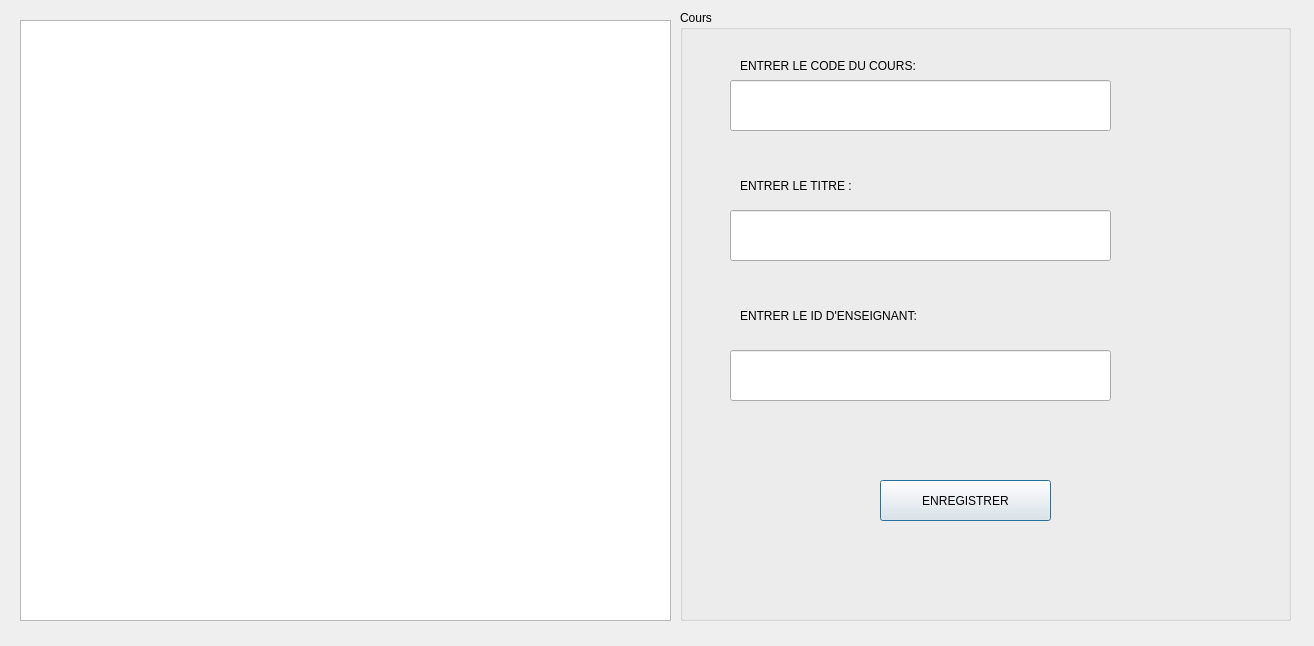
<?xml version="1.0" encoding="UTF-8"?>
<ui version="4.0">
 <class>Cours</class>
 <widget class="QDialog" name="Cours">
  <property name="geometry">
   <rect>
    <x>0</x>
    <y>0</y>
    <width>1314</width>
    <height>646</height>
   </rect>
  </property>
  <property name="windowTitle">
   <string>Dialog</string>
  </property>
  <widget class="QGroupBox" name="groupBox">
   <property name="geometry">
    <rect>
     <x>680</x>
     <y>10</y>
     <width>611</width>
     <height>611</height>
    </rect>
   </property>
   <property name="title">
    <string>Cours</string>
   </property>
   <widget class="QPushButton" name="pushButton">
    <property name="geometry">
     <rect>
      <x>200</x>
      <y>470</y>
      <width>171</width>
      <height>41</height>
     </rect>
    </property>
    <property name="text">
     <string>ENREGISTRER</string>
    </property>
   </widget>
   <widget class="QLabel" name="label">
    <property name="geometry">
     <rect>
      <x>60</x>
      <y>40</y>
      <width>431</width>
      <height>31</height>
     </rect>
    </property>
    <property name="text">
     <string>ENTRER LE CODE DU COURS:</string>
    </property>
   </widget>
   <widget class="QLabel" name="label_2">
    <property name="geometry">
     <rect>
      <x>60</x>
      <y>160</y>
      <width>431</width>
      <height>31</height>
     </rect>
    </property>
    <property name="text">
     <string>ENTRER LE TITRE :</string>
    </property>
   </widget>
   <widget class="QLabel" name="label_3">
    <property name="geometry">
     <rect>
      <x>60</x>
      <y>290</y>
      <width>431</width>
      <height>31</height>
     </rect>
    </property>
    <property name="text">
     <string>ENTRER LE ID D'ENSEIGNANT:</string>
    </property>
   </widget>
   <widget class="QLineEdit" name="lineEdit">
    <property name="geometry">
     <rect>
      <x>50</x>
      <y>70</y>
      <width>381</width>
      <height>51</height>
     </rect>
    </property>
   </widget>
   <widget class="QLineEdit" name="lineEdit_2">
    <property name="geometry">
     <rect>
      <x>50</x>
      <y>200</y>
      <width>381</width>
      <height>51</height>
     </rect>
    </property>
   </widget>
   <widget class="QLineEdit" name="lineEdit_3">
    <property name="geometry">
     <rect>
      <x>50</x>
      <y>340</y>
      <width>381</width>
      <height>51</height>
     </rect>
    </property>
   </widget>
  </widget>
  <widget class="QTableView" name="tableView">
   <property name="geometry">
    <rect>
     <x>20</x>
     <y>20</y>
     <width>651</width>
     <height>601</height>
    </rect>
   </property>
  </widget>
 </widget>
 <resources/>
 <connections/>
</ui>
